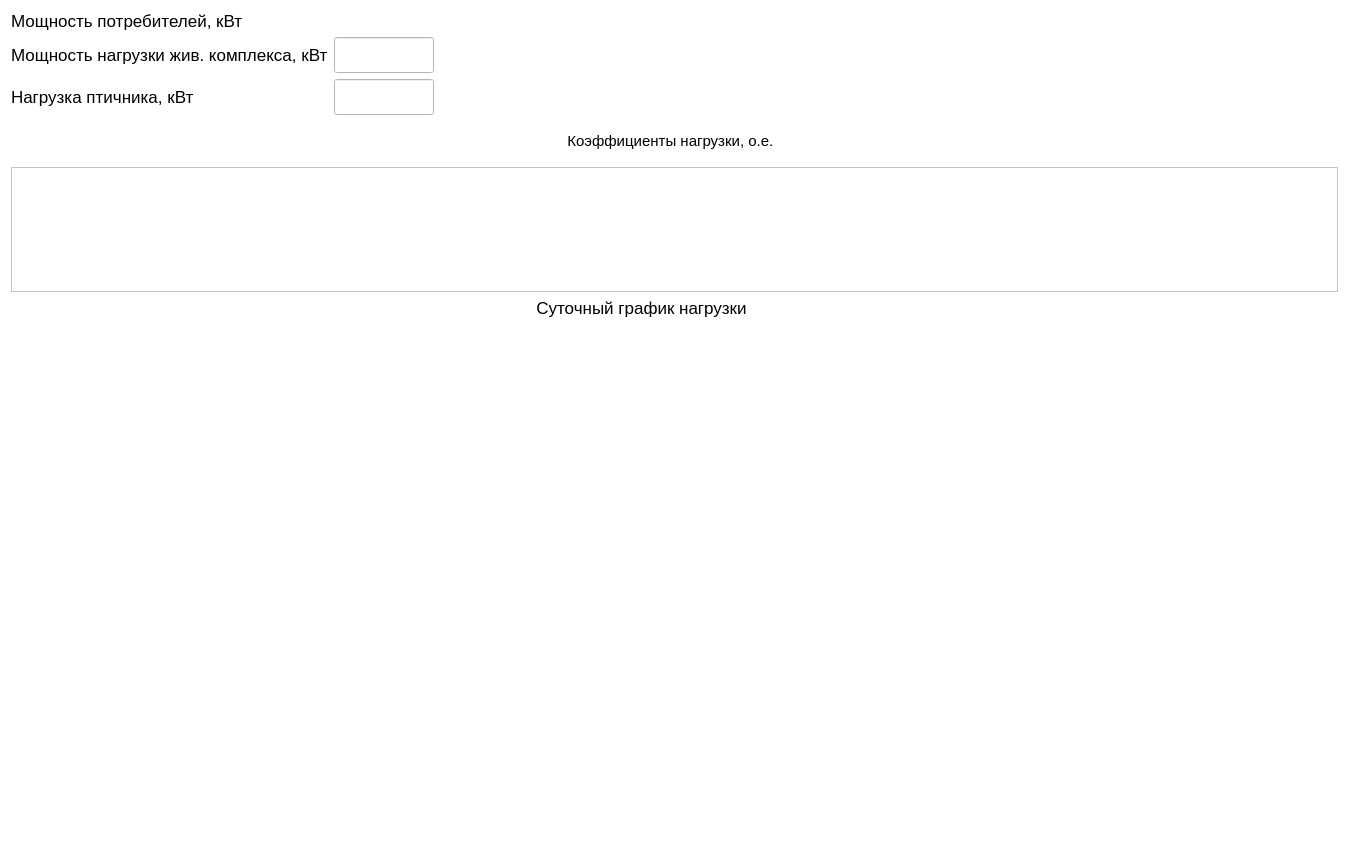
<?xml version="1.0" encoding="UTF-8"?>
<ui version="4.0">
 <class>Livestock</class>
 <widget class="QWidget" name="Livestock">
  <property name="geometry">
   <rect>
    <x>0</x>
    <y>0</y>
    <width>1349</width>
    <height>852</height>
   </rect>
  </property>
  <property name="sizePolicy">
   <sizepolicy hsizetype="Preferred" vsizetype="Preferred">
    <horstretch>0</horstretch>
    <verstretch>0</verstretch>
   </sizepolicy>
  </property>
  <property name="minimumSize">
   <size>
    <width>0</width>
    <height>0</height>
   </size>
  </property>
  <property name="maximumSize">
   <size>
    <width>16777215</width>
    <height>16777215</height>
   </size>
  </property>
  <property name="palette">
   <palette>
    <active>
     <colorrole role="Base">
      <brush brushstyle="SolidPattern">
       <color alpha="255">
        <red>255</red>
        <green>255</green>
        <blue>255</blue>
       </color>
      </brush>
     </colorrole>
     <colorrole role="Window">
      <brush brushstyle="SolidPattern">
       <color alpha="255">
        <red>255</red>
        <green>255</green>
        <blue>255</blue>
       </color>
      </brush>
     </colorrole>
    </active>
    <inactive>
     <colorrole role="Base">
      <brush brushstyle="SolidPattern">
       <color alpha="255">
        <red>255</red>
        <green>255</green>
        <blue>255</blue>
       </color>
      </brush>
     </colorrole>
     <colorrole role="Window">
      <brush brushstyle="SolidPattern">
       <color alpha="255">
        <red>255</red>
        <green>255</green>
        <blue>255</blue>
       </color>
      </brush>
     </colorrole>
    </inactive>
    <disabled>
     <colorrole role="Base">
      <brush brushstyle="SolidPattern">
       <color alpha="255">
        <red>255</red>
        <green>255</green>
        <blue>255</blue>
       </color>
      </brush>
     </colorrole>
     <colorrole role="Window">
      <brush brushstyle="SolidPattern">
       <color alpha="255">
        <red>255</red>
        <green>255</green>
        <blue>255</blue>
       </color>
      </brush>
     </colorrole>
    </disabled>
   </palette>
  </property>
  <property name="windowTitle">
   <string>Form</string>
  </property>
  <layout class="QVBoxLayout" name="verticalLayout_4">
   <item>
    <widget class="QLabel" name="label_49">
     <property name="font">
      <font>
       <pointsize>13</pointsize>
      </font>
     </property>
     <property name="text">
      <string>Мощность потребителей, кВт</string>
     </property>
    </widget>
   </item>
   <item>
    <layout class="QHBoxLayout" name="horizontalLayout">
     <item>
      <layout class="QHBoxLayout" name="horizontalLayout_13" stretch="0,0">
       <item>
        <layout class="QVBoxLayout" name="verticalLayout_6">
         <item>
          <widget class="QLabel" name="label_52">
           <property name="font">
            <font>
             <pointsize>13</pointsize>
            </font>
           </property>
           <property name="text">
            <string>Мощность нагрузки жив. комплекса, кВт</string>
           </property>
          </widget>
         </item>
         <item>
          <widget class="QLabel" name="label_54">
           <property name="font">
            <font>
             <pointsize>13</pointsize>
            </font>
           </property>
           <property name="text">
            <string>Нагрузка птичника, кВт</string>
           </property>
          </widget>
         </item>
        </layout>
       </item>
       <item>
        <layout class="QVBoxLayout" name="verticalLayout_16">
         <item>
          <widget class="QLineEdit" name="powerLivestock">
           <property name="sizePolicy">
            <sizepolicy hsizetype="Preferred" vsizetype="Preferred">
             <horstretch>0</horstretch>
             <verstretch>0</verstretch>
            </sizepolicy>
           </property>
           <property name="maximumSize">
            <size>
             <width>100</width>
             <height>16777215</height>
            </size>
           </property>
           <property name="font">
            <font>
             <pointsize>13</pointsize>
            </font>
           </property>
           <property name="placeholderText">
            <string/>
           </property>
          </widget>
         </item>
         <item>
          <widget class="QLineEdit" name="powerBirds">
           <property name="sizePolicy">
            <sizepolicy hsizetype="Preferred" vsizetype="Preferred">
             <horstretch>0</horstretch>
             <verstretch>0</verstretch>
            </sizepolicy>
           </property>
           <property name="maximumSize">
            <size>
             <width>100</width>
             <height>16777215</height>
            </size>
           </property>
           <property name="font">
            <font>
             <pointsize>13</pointsize>
            </font>
           </property>
           <property name="placeholderText">
            <string/>
           </property>
          </widget>
         </item>
        </layout>
       </item>
      </layout>
     </item>
     <item>
      <spacer name="horizontalSpacer">
       <property name="orientation">
        <enum>Qt::Horizontal</enum>
       </property>
       <property name="sizeHint" stdset="0">
        <size>
         <width>15</width>
         <height>78</height>
        </size>
       </property>
      </spacer>
     </item>
    </layout>
   </item>
   <item>
    <layout class="QVBoxLayout" name="verticalLayout">
     <item>
      <widget class="QLabel" name="label_6">
       <property name="minimumSize">
        <size>
         <width>0</width>
         <height>0</height>
        </size>
       </property>
       <property name="maximumSize">
        <size>
         <width>16777215</width>
         <height>40</height>
        </size>
       </property>
       <property name="font">
        <font>
         <pointsize>11</pointsize>
        </font>
       </property>
       <property name="text">
        <string>Коэффициенты нагрузки, о.е.  </string>
       </property>
       <property name="alignment">
        <set>Qt::AlignCenter</set>
       </property>
      </widget>
     </item>
     <item>
      <widget class="QTableView" name="tableCoefficient_3">
       <property name="sizePolicy">
        <sizepolicy hsizetype="Expanding" vsizetype="Expanding">
         <horstretch>0</horstretch>
         <verstretch>0</verstretch>
        </sizepolicy>
       </property>
       <property name="minimumSize">
        <size>
         <width>0</width>
         <height>125</height>
        </size>
       </property>
       <property name="maximumSize">
        <size>
         <width>16777215</width>
         <height>125</height>
        </size>
       </property>
      </widget>
     </item>
    </layout>
   </item>
   <item>
    <layout class="QHBoxLayout" name="horizontalLayout_2" stretch="0,1,0,0,0">
     <item>
      <spacer name="horizontalSpacer_4">
       <property name="orientation">
        <enum>Qt::Horizontal</enum>
       </property>
       <property name="sizeHint" stdset="0">
        <size>
         <width>40</width>
         <height>20</height>
        </size>
       </property>
      </spacer>
     </item>
     <item>
      <layout class="QVBoxLayout" name="verticalLayout_3">
       <item>
        <widget class="QLabel" name="label_7">
         <property name="sizePolicy">
          <sizepolicy hsizetype="Preferred" vsizetype="Preferred">
           <horstretch>0</horstretch>
           <verstretch>0</verstretch>
          </sizepolicy>
         </property>
         <property name="font">
          <font>
           <pointsize>13</pointsize>
          </font>
         </property>
         <property name="text">
          <string>Суточный график нагрузки</string>
         </property>
         <property name="alignment">
          <set>Qt::AlignCenter</set>
         </property>
        </widget>
       </item>
       <item>
        <widget class="QCustomPlot" name="Graphic_3" native="true">
         <property name="sizePolicy">
          <sizepolicy hsizetype="Expanding" vsizetype="Expanding">
           <horstretch>0</horstretch>
           <verstretch>0</verstretch>
          </sizepolicy>
         </property>
         <property name="minimumSize">
          <size>
           <width>0</width>
           <height>0</height>
          </size>
         </property>
        </widget>
       </item>
      </layout>
     </item>
     <item>
      <spacer name="horizontalSpacer_2">
       <property name="orientation">
        <enum>Qt::Horizontal</enum>
       </property>
       <property name="sizeHint" stdset="0">
        <size>
         <width>40</width>
         <height>20</height>
        </size>
       </property>
      </spacer>
     </item>
     <item>
      <layout class="QVBoxLayout" name="verticalLayout_2">
       <item>
        <spacer name="verticalSpacer">
         <property name="orientation">
          <enum>Qt::Vertical</enum>
         </property>
         <property name="sizeType">
          <enum>QSizePolicy::Expanding</enum>
         </property>
         <property name="sizeHint" stdset="0">
          <size>
           <width>20</width>
           <height>40</height>
          </size>
         </property>
        </spacer>
       </item>
       <item>
        <widget class="QLabel" name="label">
         <property name="sizePolicy">
          <sizepolicy hsizetype="Expanding" vsizetype="Expanding">
           <horstretch>0</horstretch>
           <verstretch>0</verstretch>
          </sizepolicy>
         </property>
         <property name="maximumSize">
          <size>
           <width>16777215</width>
           <height>500</height>
          </size>
         </property>
         <property name="text">
          <string/>
         </property>
         <property name="pixmap">
          <pixmap resource="rs.qrc">:/Resources/model/Screenshot_14.png</pixmap>
         </property>
         <property name="scaledContents">
          <bool>true</bool>
         </property>
        </widget>
       </item>
       <item>
        <spacer name="verticalSpacer_2">
         <property name="orientation">
          <enum>Qt::Vertical</enum>
         </property>
         <property name="sizeType">
          <enum>QSizePolicy::Expanding</enum>
         </property>
         <property name="sizeHint" stdset="0">
          <size>
           <width>20</width>
           <height>40</height>
          </size>
         </property>
        </spacer>
       </item>
      </layout>
     </item>
     <item>
      <spacer name="horizontalSpacer_3">
       <property name="orientation">
        <enum>Qt::Horizontal</enum>
       </property>
       <property name="sizeHint" stdset="0">
        <size>
         <width>40</width>
         <height>20</height>
        </size>
       </property>
      </spacer>
     </item>
    </layout>
   </item>
  </layout>
 </widget>
 <customwidgets>
  <customwidget>
   <class>QCustomPlot</class>
   <extends>QWidget</extends>
   <header>qcustomplot.h</header>
   <container>1</container>
  </customwidget>
 </customwidgets>
 <resources>
  <include location="rs.qrc"/>
 </resources>
 <connections/>
</ui>
